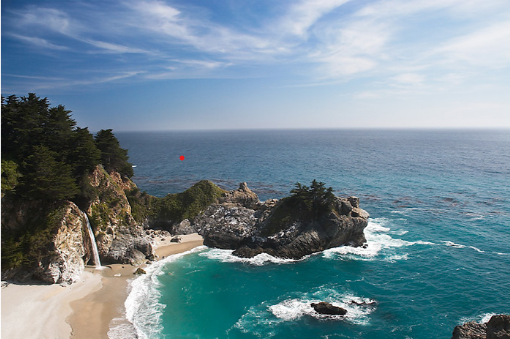
%> input picture hw_1/op_1/code_template/original.png, 510 x 339 px
$ octave test_beach_enlarge.m   (GNU Octave 9; MATLAB toolbox functions it lacks are replaced by stand-ins)
%> lines starting %> are read from the running program, lines starting %| are printed output that depends on the picture
im_beach = imread('original.png');
%> im_beach is the input picture: size 339x510x3 uint8; mean R, G, B 113.4, 136.4, 148.4
added_width = 300;
new_size = size(im_beach, 1:2) + [0 added_width];
%> new_size = [339 810]

im_beach_scale = imresize(im_beach, new_size);
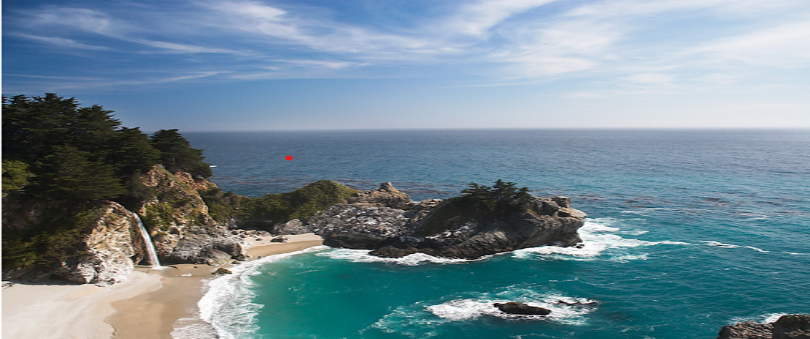
%> im_beach_scale: size 339x810x3 uint8; mean R, G, B 113.4, 136.4, 148.4

im_beach_sc = seam_carve_image(im_beach, new_size);
% [5 lines not run here, left out]
function im = seam_carve_image(im, sz)
%> called with sz = [339 810]
    original_class = class(im);
%> original_class = 'uint8'
    im = double(im);
    costfunction = @(im) sum( imfilter(im, [.5 1 .5; 1 -6 1; .5 1 .5]).^2, 3 );

    [h, w, ~] = size(im);
%> h = 339; w = 510
    target_w = sz(2);
%> target_w = 810
    k = abs(target_w - w);
%> k = 300

    if target_w < w
        % lessen
        for i = 1:k
            G = costfunction(im); [h, w] = size(G);
            M = zeros(h,w); M(1, :) = G(1, :);
            for r = 2:h
                m_left=[1e10, M(r-1,1:w-1)]; m_mid=M(r-1,:); m_right=[M(r-1,2:w),1e10];
                M(r, :) = G(r, :) + min([m_left; m_mid; m_right]);
            end
            seam = zeros(h, 1); [~, col] = min(M(h, :)); seam(h) = col;
            for r = h-1:-1:1
                prev_col = seam(r+1);
                cols = max(1, prev_col-1) : min(w, prev_col+1);
                [~, idx] = min(M(r, cols)); seam(r) = cols(idx);
            end
            new_im = zeros(h, w-1, 3, class(im));
            for r = 1:h
                new_im(r, :, :) = im(r, [1:seam(r)-1, seam(r)+1:w], :);
            end
            im = new_im;
        end
    else
        % enlarge
        fprintf('Enlarging image by %d pixels...\n', k);
%> (printed output is left out)

        temp_im = im;
        Idx = repmat(1:w, h, 1);
        all_seams = zeros(h, k);

        for i = 1:k
            G = costfunction(temp_im);
            [curr_h, curr_w] = size(G);
            M = zeros(curr_h, curr_w); M(1,:) = G(1,:);
            for r = 2:curr_h
                m_left=[1e10, M(r-1,1:curr_w-1)]; m_mid=M(r-1,:); m_right=[M(r-1,2:curr_w),1e10];
                M(r, :) = G(r, :) + min([m_left; m_mid; m_right]);
            end
            seam = zeros(curr_h, 1);
            [~, col] = min(M(curr_h, :)); seam(curr_h) = col;
            for r = curr_h-1:-1:1
                prev_col = seam(r+1);
                cols = max(1, prev_col-1) : min(curr_w, prev_col+1);
                [~, idx] = min(M(r, cols)); seam(r) = cols(idx);
            end

            new_temp_im = zeros(curr_h, curr_w-1, 3, class(temp_im));
            new_Idx = zeros(curr_h, curr_w-1);
            for r = 1:curr_h
                c = seam(r);
                all_seams(r, i) = Idx(r, c);

                new_temp_im(r, :, :) = temp_im(r, [1:c-1, c+1:curr_w], :);
                new_Idx(r, :) = Idx(r, [1:c-1, c+1:curr_w]);
            end
            temp_im = new_temp_im;
            Idx = new_Idx;
        end
%> this loop made 300 passes
%> col on passes 1 to 3: 220, 226, 72
%> pass 1, in seam_carve_image, `G = costfunction(temp_im);`:
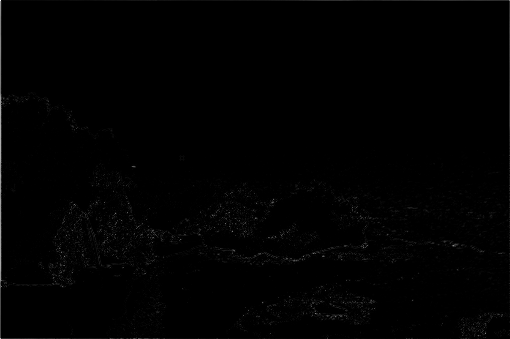
%> G: size 339x510 double; min 0, max 3393460.2, mean 21358; drawn with min black and max white
%> pass 1, in seam_carve_image, `Idx = new_Idx;`:
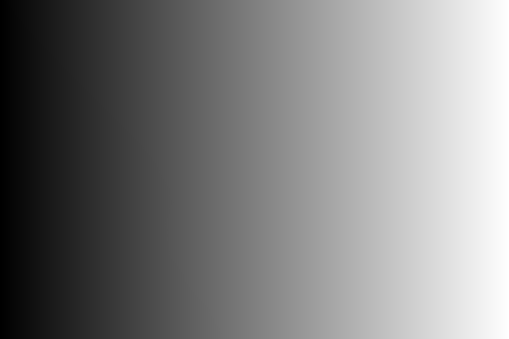
%> Idx: size 339x509 double; min 1, max 510, mean 255.7; drawn with min black and max white
%> after the loop:
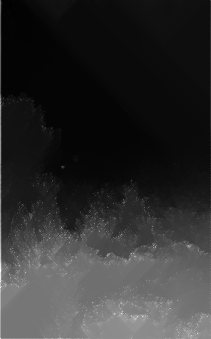
%> M: size 339x211 double; min 243276.5, max 5868609.2, mean 1281411.4; drawn with min black and max white
%> after the loop:
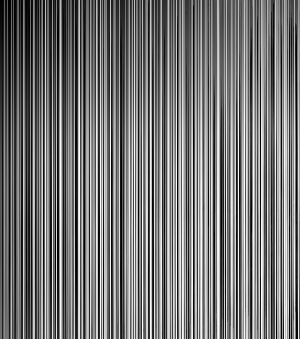
%> all_seams: size 339x300 double; min 2, max 510, mean 236.2; drawn with min black and max white
%> after the loop:
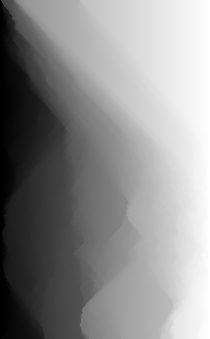
%> new_Idx: size 339x210 double; min 1, max 510, mean 283.1; drawn with min black and max white
%> after the loop:
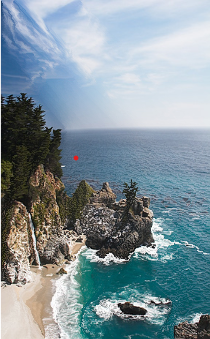
%> new_temp_im: size 339x210x3 double; mean R, G, B 129.7, 147.2, 155.5
%> after the loop, seam = 339 values, max 144 at index 184, min 17 at index 1, mean 95.44

        new_w = w + k;
%> new_w = 810
%> the run ends on the next line
        new_im = zeros(h, new_w, 3, class(im));

        for r = 1:h
            cols_to_dup = all_seams(r, :);
            new_idx = 1;

            for old_idx = 1:w
                new_im(r, new_idx, :) = im(r, old_idx, :);
                new_idx = new_idx + 1;

                if ismember(old_idx, cols_to_dup)
                    if old_idx < w
                        new_im(r, new_idx, :) = (im(r, old_idx, :) + im(r, old_idx+1, :)) / 2;
                    else
                        new_im(r, new_idx, :) = im(r, old_idx, :);
                    end
                    new_idx = new_idx + 1;
                end
            end
        end
        im = new_im;
    end

    if strcmp(original_class, 'uint8'), im = uint8(im); end
end
